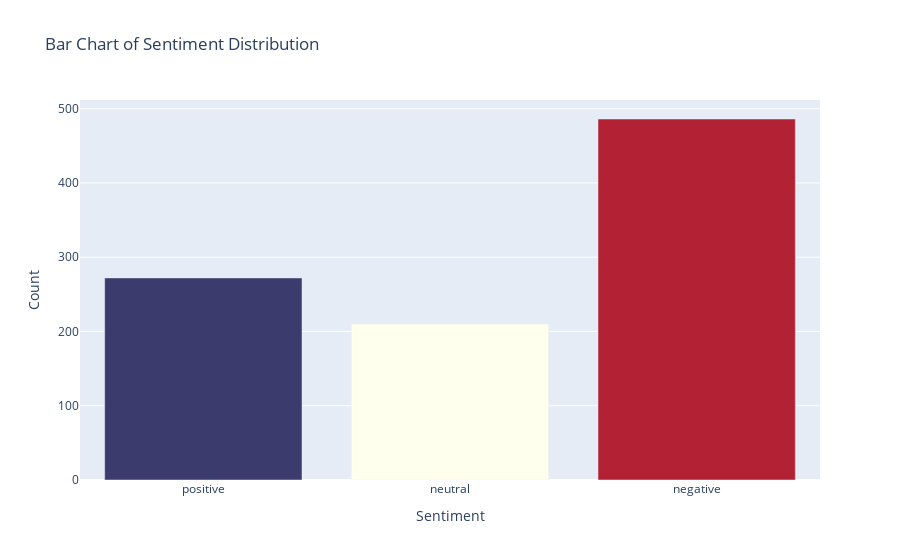

Source (notebook cell):
### Code cell
from plotly import graph_objs as go

# Prepare sentiment counts
sentiment_counts = df['sentiment'].value_counts().reindex(['positive', 'neutral', 'negative'], fill_value=0)

usa_colors = ['#3C3B6E', '#FFFFEE', '#B22234']  # Blue, White, Red

fig = go.Figure(
    go.Bar(
        x=sentiment_counts.index,
        y=sentiment_counts.values,
        marker_color=usa_colors
    )
)
fig.update_layout(
    title="Bar Chart of Sentiment Distribution",
    xaxis_title="Sentiment",
    yaxis_title="Count",
   
)
fig.show()

### Figure 1 — Plotly figure (JSON) as saved in the notebook; plotly's stock layout.template omitted (floating-point values rounded to 4 significant figures)
{"data": [{"marker": {"color": ["#3C3B6E", "#FFFFEE", "#B22234"]}, "type": "bar", "x": ["positive", "neutral", "negative"], "y": [272, 210, 486]}], "layout": {"title": {"text": "Bar Chart of Sentiment Distribution"}, "xaxis": {"title": {"text": "Sentiment"}}, "yaxis": {"title": {"text": "Count"}}}}
